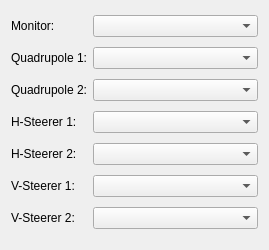
<?xml version="1.0" encoding="UTF-8"?>
<ui version="4.0">
 <class>OVM_Select</class>
 <widget class="QWidget" name="OVM_Select">
  <property name="geometry">
   <rect>
    <x>0</x>
    <y>0</y>
    <width>269</width>
    <height>250</height>
   </rect>
  </property>
  <property name="windowTitle">
   <string>Select elements</string>
  </property>
  <layout class="QGridLayout" name="gridLayout" columnstretch="0,1">
   <item row="0" column="0">
    <widget class="QLabel" name="label_monitor">
     <property name="text">
      <string>Monitor:</string>
     </property>
    </widget>
   </item>
   <item row="1" column="0">
    <widget class="QLabel" name="label_qp1">
     <property name="text">
      <string>Quadrupole 1:</string>
     </property>
    </widget>
   </item>
   <item row="2" column="0">
    <widget class="QLabel" name="label_qp2">
     <property name="text">
      <string>Quadrupole 2:</string>
     </property>
    </widget>
   </item>
   <item row="3" column="0">
    <widget class="QLabel" name="label_hsteer1">
     <property name="text">
      <string>H-Steerer 1:</string>
     </property>
    </widget>
   </item>
   <item row="4" column="0">
    <widget class="QLabel" name="label_hsteer2">
     <property name="text">
      <string>H-Steerer 2:</string>
     </property>
    </widget>
   </item>
   <item row="5" column="0">
    <widget class="QLabel" name="label_vsteer1">
     <property name="text">
      <string>V-Steerer 1:</string>
     </property>
    </widget>
   </item>
   <item row="6" column="0">
    <widget class="QLabel" name="label_vsteer2">
     <property name="text">
      <string>V-Steerer 2:</string>
     </property>
    </widget>
   </item>
   <item row="0" column="1">
    <widget class="QComboBox" name="choice_monitor"/>
   </item>
   <item row="1" column="1">
    <widget class="QComboBox" name="choice_qp1"/>
   </item>
   <item row="2" column="1">
    <widget class="QComboBox" name="choice_qp2"/>
   </item>
   <item row="3" column="1">
    <widget class="QComboBox" name="choice_hsteer1"/>
   </item>
   <item row="4" column="1">
    <widget class="QComboBox" name="choice_hsteer2"/>
   </item>
   <item row="5" column="1">
    <widget class="QComboBox" name="choice_vsteer1"/>
   </item>
   <item row="6" column="1">
    <widget class="QComboBox" name="choice_vsteer2"/>
   </item>
  </layout>
 </widget>
 <resources/>
 <connections/>
</ui>
